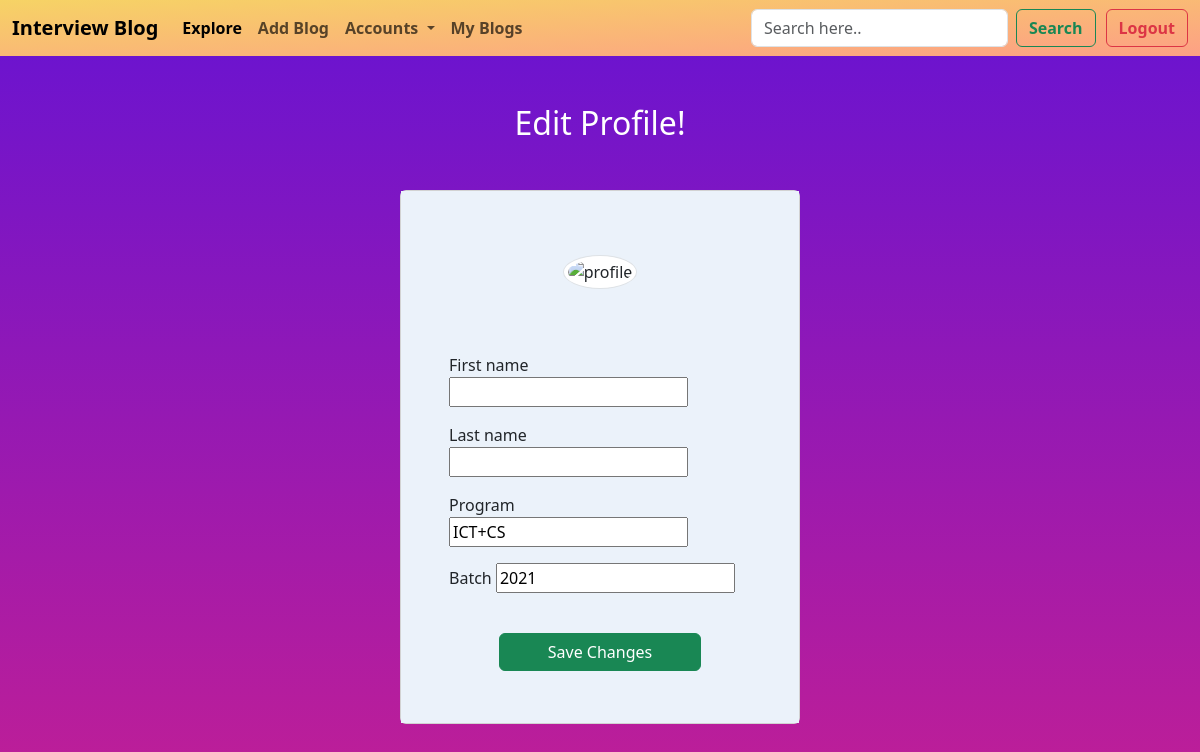
/editprofile/ (signed in), run on an earlier commit of the app's database.
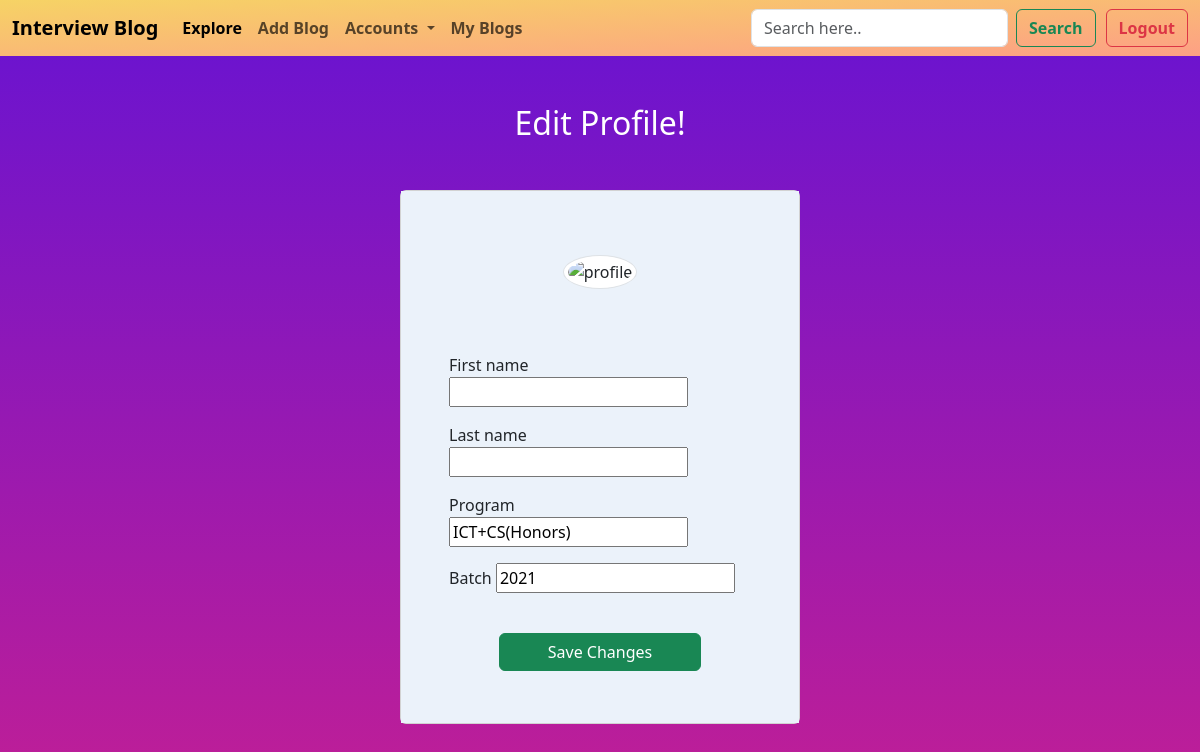
And on a later commit of the database.
### BlogApp/models.py (models this page shows, shortened)
class Account(models.Model):
    user = models.OneToOneField(User, null=True, blank=True, on_delete=models.CASCADE)
    program = models.CharField(max_length=100,default="")
    batch = models.IntegerField(default=0)

### BlogApp/views.py (the view, shortened to what this page needs)
# urls.py: path('editprofile/',views.editprofile,name="editprofile"),
def editprofile(request):
    user=request.user
    form = UpdateUserForm(initial={
        'first_name': user.first_name,
        'last_name' : user.last_name,
        'program':user.account.program,
        'batch' :user.account.batch,
    })
    params={'form':form}
    return render(request,'editprofile.html',params)

### BlogApp/forms.py
class UpdateUserForm(forms.ModelForm):
     program = forms.CharField(label='Program',required=True)
     batch = forms.IntegerField(label='Batch',required=True)
     class Meta:
        model = User
        fields = ['first_name','last_name','program','batch']

### BlogApp/templates/editprofile.html (shortened to what this page needs)
<!doctype html>
<html lang="en">
  <head>
    <link href="https://cdn.jsdelivr.net/npm/bootstrap@5.3.0-alpha1/dist/css/bootstrap.min.css" rel="stylesheet">
  </head>
  <body>
    <nav class="navbar navbar-expand-lg " style=" background: linear-gradient(to right bottom, rgba(246, 211, 101, 1), rgba(253, 160, 133, 1)); ">
        <div class="container-fluid">
          <a class="navbar-brand" href="#" style=" font-weight:bold;">Interview Blog</a>
          <div class="collapse navbar-collapse" id="navbarSupportedContent">
            <ul class="navbar-nav me-auto mb-2 mb-lg-0">
              <li class="nav-item">
                <a class="nav-link active " style=" font-weight:bold;" aria-current="page" href="{% url 'home' %}">Explore</a>
              </li>
              <li class="nav-item">
                <a class="nav-link" style=" font-weight:bold;" href="{% url 'addpost' %}">Add Blog</a>
              </li>
              <li class="nav-item dropdown">
                <a class="nav-link dropdown-toggle" style=" font-weight:bold;" href="#" role="button" data-bs-toggle="dropdown" aria-expanded="false">
                  Accounts
                </a>
              </li>
              <li class="nav-item">
                <a class="nav-link " style=" font-weight:bold;" href="{% url 'myblogs' %}">My Blogs</a>
              </li>
            </ul>
            <form class="d-flex" role="search" method="get" action="/search" >
              <input class="form-control me-2" type="search" placeholder="Search here.." aria-label="Search" name="search" id="search">
              <button class="btn btn-outline-success" style=" font-weight:bold;" type="submit">Search</button>
            </form>
            <button class="btn btn-outline-danger" style=" font-weight:bold; margin-left: 10px;" type="submit">
                 <a class="nav-link" style=" font-weight:bold;" href="{% url 'logout' %}">Logout</a>
            </button>
          </div>
        </div>
      </nav>
      <section class="vh-100">
          <div class="col-md-4 offset-md-4">
            <h2 class="tc text-center mt-5">Edit Profile!</h2>
            <div class="card my-5">
              <form method="POST" action="/editprofile/" class="card-body cardbody-color p-lg-5">
                <div class="text-center">
                  <img src="https://cdn.pixabay.com/photo/2016/03/31/19/56/avatar-1295397__340.png" class="img-fluid profile-image-pic img-thumbnail rounded-circle my-3"
                    width="200px" alt="profile">
                </div>
                <br><br>
                <div class="mb-3">
                  {{form.first_name.label}}
                  {{form.first_name}}
                </div>
                <div class="mb-3">
                  {{form.last_name.label}}
                  {{form.last_name}}
                </div>
                <div class="mb-3">
                  {{form.program.label}}
                  {{form.program}}
                </div>
                <div class="mb-3">
                  {{form.batch.label}}
                  {{form.batch}}
                </div><br>
                <div>
                    <div class="text-center"><button type="submit" class="btn btn-success px-5 mb-1 w-30" >Save Changes</button></div>
                </div>
              </form>
            </div>
          </div>
    </section>
    </body>
  </html>

What changed in the data, as far as the page shows it:
changed Account: program "ICT+CS" → "ICT+CS(Honors)"
